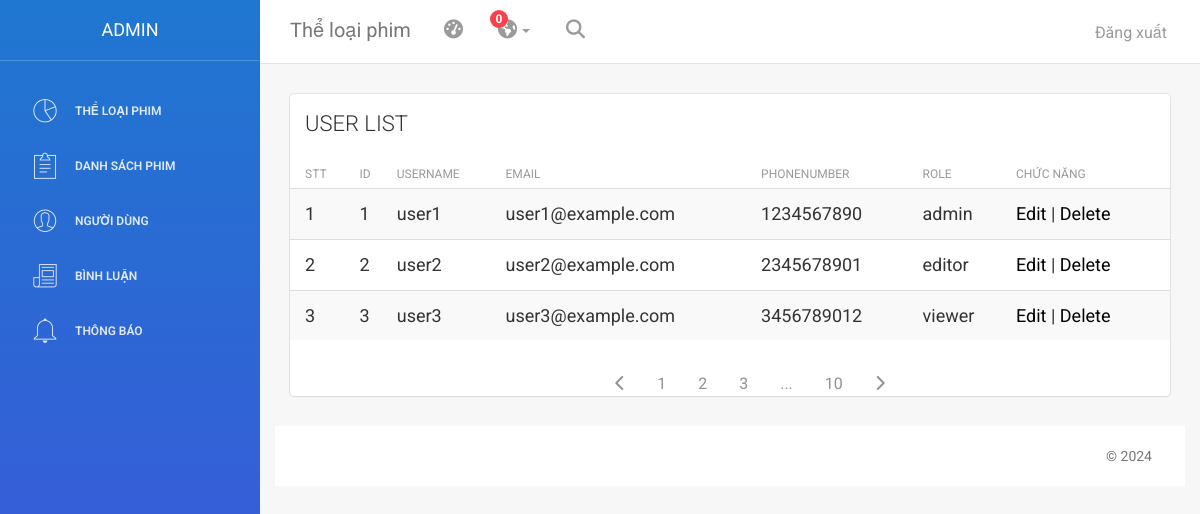
The page /admin/index.php?page=user on the database its author committed.
### tables this page shows
CREATE TABLE users (
    id INT AUTO_INCREMENT PRIMARY KEY,
    usernames VARCHAR(50) NOT NULL,
    passwords VARCHAR(255) NOT NULL,
    email VARCHAR(100) NOT NULL,
    phoneNumber VARCHAR(15),
    roles VARCHAR(50)
);

### admin/controller/adminMovieController.php (called while the page is built, shortened)
<?php
class AdminMovieController
{
    public function showUsers()
    {
        $users = new Users();
        $data = $users->getAllUser();
        require_once('view/viewUser.php');
    }
}

### app/model/database.php (called while the page is built, shortened)
<?php
    class Database
    {
        public $conn;
        private $stmt;
        public $servername = "localhost";
        public $username = "root";
        public $password = "";
        public $dbname = "php_phim";
        public function __construct()
        {
            try {
                $this->conn = new PDO("mysql:host=$this->servername;dbname=$this->dbname", $this->username, $this->password);
                $this->conn->setAttribute(PDO::ATTR_ERRMODE, PDO::ERRMODE_EXCEPTION);
            } catch (PDOException $e) {
                echo "Connection failed: " . $e->getMessage();
            }
        }
        public function query($sql, $params = []) {
            try {
                $this->stmt = $this->conn->prepare($sql);
                $this->stmt->execute($params);
                return $this->stmt;
            } catch (PDOException $e) {
                echo "Query failed: " . $e->getMessage();
                return false;
            }
        }
        public function getAll($sql, $params = null){
            $stm = $this->query($sql, $params);
            return  $this->stmt->fetchAll(PDO::FETCH_ASSOC);
        }
    }
?>

### app/model/users.php (called while the page is built, shortened)
<?php
    class Users{
        public $db;
        public function __construct(){
            $this->db = new Database();
        }
        function getAllUser(){
            $sql = "SELECT * FROM users";
            return $this->db->getAll($sql);
        }
    }
?>

### admin/view/viewUser.php (the view, shortened to what this page needs)
<?php
    $users = new Users();
    $data = $users->getAllUser();
?>
<div class="content">
    <div class="container-fluid">
        <div class="row">
            <div class="col-md-12">
                <div class="card">
                    <div class="header">
                        <h4 class="title">USER LIST</h4>
                    </div>
                    <div class="content table-responsive table-full-width">
                        <table class="table table-hover table-striped">
                            <thead>
                                <th>STT</th>
                                <th>ID</th>
                                <th>Username</th>
                                <th>Email</th>
                                <th>PhoneNumber</th>
                                <th>Role</th>
                                <th>Chức năng</th>
                            </thead>
                            <tbody>
                                <?php
                                $i = 0;
                                foreach ($data as $user) {
                                    extract($user);
                                    $i++;
                                    echo '<tr>';
                                    echo '<td>' . $i . '</td>';
                                    echo '<td>' . $id . '</td>';
                                    echo '<td>' . $usernames . '</td>';
                                    echo '<td>' . $email . '</td>';
                                    echo '<td>' . $phoneNumber . '</td>';
                                    echo '<td>' . $roles . '</td>';
                                    echo '<td><a href="edit.php?id=' . $id . '">Edit</a> | <a href="delete.php?id=' . $id . '">Delete</a></td>';
                                    echo '</tr>';
                                }
                                ?>
                            </tbody>
                        </table>
                    </div>
                    <ul class="pagination-list">
                        <li class="pagination-item">
                            <a href="" class="pagination-link">
                                <i class="fa-solid fa-chevron-left"></i>
                            </a>
                        </li>
                        <li class="pagination-item">
                            <a href="" class="pagination-link">1</a>
                        </li>
                        <li class="pagination-item">
                            <a href="" class="pagination-link">2</a>
                        </li>
                        <li class="pagination-item">
                            <a href="" class="pagination-link">3</a>
                        </li>
                        <li class="pagination-item">
                            <a href="" class="pagination-link">...</a>
                        </li>
                        <li class="pagination-item">
                            <a href="" class="pagination-link">10</a>
                        </li>
                        <li class="pagination-item">
                            <a href="" class="pagination-link">
                                <i class="fa-solid fa-chevron-right"></i>
                            </a>
                        </li>
                    </ul>
                </div>
            </div>
        </div>
    </div>

### public/css/stylesheets/demo.css (style rules this page uses)
.pagination-list { list-style: none; display:flex; justify-content: center; }
.pagination-link { text-decoration: none; font-size: 1.6rem; color:#929292; min-width: 40px; height: 30px; padding: 10px 16px; }

### admin/view/viewUser.php (style rules this page uses)
.content { font-size: large; }
a { color: black; }

### rows shown on the page
users: id "1", usernames "user1", email "user1@example.com", phoneNumber "1234567890", roles "admin"
users: id "2", usernames "user2", email "user2@example.com", phoneNumber "2345678901", roles "editor"
users: id "3", usernames "user3", email "user3@example.com", phoneNumber "3456789012", roles "viewer"
